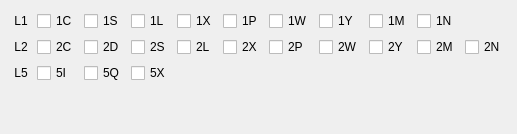
     <widget class="QWidget" name="tabGPS">
      <attribute name="title">
       <string>GPS</string>
      </attribute>
      <layout class="QGridLayout" name="gridLayout_8" columnstretch="0,1,1,1,1,1,1,1,1,1,1">
       <item row="0" column="9">
        <widget class="QCheckBox" name="G06">
         <property name="toolTip">
          <string>codeless</string>
         </property>
         <property name="text">
          <string>1N</string>
         </property>
         <property name="checked">
          <bool>false</bool>
         </property>
        </widget>
       </item>
       <item row="0" column="2">
        <widget class="QCheckBox" name="G07">
         <property name="toolTip">
          <string>L1C (D)</string>
         </property>
         <property name="text">
          <string>1S</string>
         </property>
         <property name="checked">
          <bool>false</bool>
         </property>
        </widget>
       </item>
       <item row="0" column="5">
        <widget class="QCheckBox" name="G02">
         <property name="toolTip">
          <string>P (AS off)</string>
         </property>
         <property name="text">
          <string>1P</string>
         </property>
         <property name="checked">
          <bool>false</bool>
         </property>
        </widget>
       </item>
       <item row="1" column="2">
        <widget class="QCheckBox" name="G15">
         <property name="toolTip">
          <string>L1 (C/A) + (p2-p1) (semi-codeless)</string>
         </property>
         <property name="text">
          <string>2D</string>
         </property>
         <property name="checked">
          <bool>false</bool>
         </property>
        </widget>
       </item>
       <item row="0" column="8">
        <widget class="QCheckBox" name="G05">
         <property name="toolTip">
          <string>M</string>
         </property>
         <property name="text">
          <string>1M</string>
         </property>
         <property name="checked">
          <bool>false</bool>
         </property>
        </widget>
       </item>
       <item row="1" column="1">
        <widget class="QCheckBox" name="G14">
         <property name="toolTip">
          <string>C/A</string>
         </property>
         <property name="text">
          <string>2C</string>
         </property>
         <property name="checked">
          <bool>false</bool>
         </property>
        </widget>
       </item>
       <item row="2" column="1">
        <widget class="QCheckBox" name="G24">
         <property name="toolTip">
          <string>I</string>
         </property>
         <property name="text">
          <string>5I</string>
         </property>
         <property name="checked">
          <bool>false</bool>
         </property>
        </widget>
       </item>
       <item row="3" column="0">
        <spacer name="verticalSpacer">
         <property name="orientation">
          <enum>Qt::Orientation::Vertical</enum>
         </property>
         <property name="sizeHint" stdset="0">
          <size>
           <width>20</width>
           <height>40</height>
          </size>
         </property>
        </spacer>
       </item>
       <item row="1" column="9">
        <widget class="QCheckBox" name="G22">
         <property name="toolTip">
          <string>M</string>
         </property>
         <property name="text">
          <string>2M</string>
         </property>
         <property name="checked">
          <bool>false</bool>
         </property>
        </widget>
       </item>
       <item row="0" column="1">
        <widget class="QCheckBox" name="G01">
         <property name="toolTip">
          <string>C/A</string>
         </property>
         <property name="text">
          <string>1C</string>
         </property>
         <property name="checked">
          <bool>false</bool>
         </property>
        </widget>
       </item>
       <item row="2" column="3">
        <widget class="QCheckBox" name="G26">
         <property name="toolTip">
          <string>I+Q</string>
         </property>
         <property name="text">
          <string>5X</string>
         </property>
         <property name="checked">
          <bool>false</bool>
         </property>
        </widget>
       </item>
       <item row="1" column="8">
        <widget class="QCheckBox" name="G21">
         <property name="toolTip">
          <string>Y</string>
         </property>
         <property name="text">
          <string>2Y</string>
         </property>
         <property name="checked">
          <bool>false</bool>
         </property>
        </widget>
       </item>
       <item row="0" column="6">
        <widget class="QCheckBox" name="G03">
         <property name="toolTip">
          <string>Z-tracking and similar (AS on)</string>
         </property>
         <property name="text">
          <string>1W</string>
         </property>
         <property name="checked">
          <bool>false</bool>
         </property>
        </widget>
       </item>
       <item row="0" column="4">
        <widget class="QCheckBox" name="G12">
         <property name="toolTip">
          <string>L1C (D+P)</string>
         </property>
         <property name="text">
          <string>1X</string>
         </property>
        </widget>
       </item>
       <item row="1" column="6">
        <widget class="QCheckBox" name="G19">
         <property name="toolTip">
          <string>P (AS off)</string>
         </property>
         <property name="text">
          <string>2P</string>
         </property>
         <property name="checked">
          <bool>false</bool>
         </property>
        </widget>
       </item>
       <item row="1" column="10">
        <widget class="QCheckBox" name="G23">
         <property name="toolTip">
          <string>codeless</string>
         </property>
         <property name="text">
          <string>2N</string>
         </property>
         <property name="checked">
          <bool>false</bool>
         </property>
        </widget>
       </item>
       <item row="1" column="3">
        <widget class="QCheckBox" name="G16">
         <property name="toolTip">
          <string>L2C (M)</string>
         </property>
         <property name="text">
          <string>2S</string>
         </property>
         <property name="checked">
          <bool>false</bool>
         </property>
        </widget>
       </item>
       <item row="0" column="0">
        <widget class="QLabel" name="GPS_L1">
         <property name="text">
          <string>L1</string>
         </property>
         <property name="alignment">
          <set>Qt::AlignmentFlag::AlignCenter</set>
         </property>
        </widget>
       </item>
       <item row="0" column="3">
        <widget class="QCheckBox" name="G08">
         <property name="toolTip">
          <string>L1C (P)</string>
         </property>
         <property name="text">
          <string>1L</string>
         </property>
         <property name="checked">
          <bool>false</bool>
         </property>
        </widget>
       </item>
       <item row="1" column="7">
        <widget class="QCheckBox" name="G20">
         <property name="toolTip">
          <string>Z-tracking and similar (AS on)</string>
         </property>
         <property name="text">
          <string>2W</string>
         </property>
         <property name="checked">
          <bool>false</bool>
         </property>
        </widget>
       </item>
       <item row="1" column="0">
        <widget class="QLabel" name="GPS_L2">
         <property name="text">
          <string>L2</string>
         </property>
         <property name="alignment">
          <set>Qt::AlignmentFlag::AlignCenter</set>
         </property>
        </widget>
       </item>
       <item row="2" column="2">
        <widget class="QCheckBox" name="G25">
         <property name="toolTip">
          <string>Q</string>
         </property>
         <property name="text">
          <string>5Q</string>
         </property>
         <property name="checked">
          <bool>false</bool>
         </property>
        </widget>
       </item>
       <item row="1" column="4">
        <widget class="QCheckBox" name="G17">
         <property name="toolTip">
          <string>L2C (L)</string>
         </property>
         <property name="text">
          <string>2L</string>
         </property>
         <property name="checked">
          <bool>false</bool>
         </property>
        </widget>
       </item>
       <item row="1" column="5">
        <widget class="QCheckBox" name="G18">
         <property name="toolTip">
          <string>L2C (M+L)</string>
         </property>
         <property name="text">
          <string>2X</string>
         </property>
         <property name="checked">
          <bool>false</bool>
         </property>
        </widget>
       </item>
       <item row="0" column="7">
        <widget class="QCheckBox" name="G04">
         <property name="toolTip">
          <string>Y</string>
         </property>
         <property name="text">
          <string>1Y</string>
         </property>
         <property name="checked">
          <bool>false</bool>
         </property>
        </widget>
       </item>
       <item row="2" column="0">
        <widget class="QLabel" name="GPS_L5">
         <property name="text">
          <string>L5</string>
         </property>
         <property name="alignment">
          <set>Qt::AlignmentFlag::AlignCenter</set>
         </property>
        </widget>
       </item>
      </layout>
     </widget>
